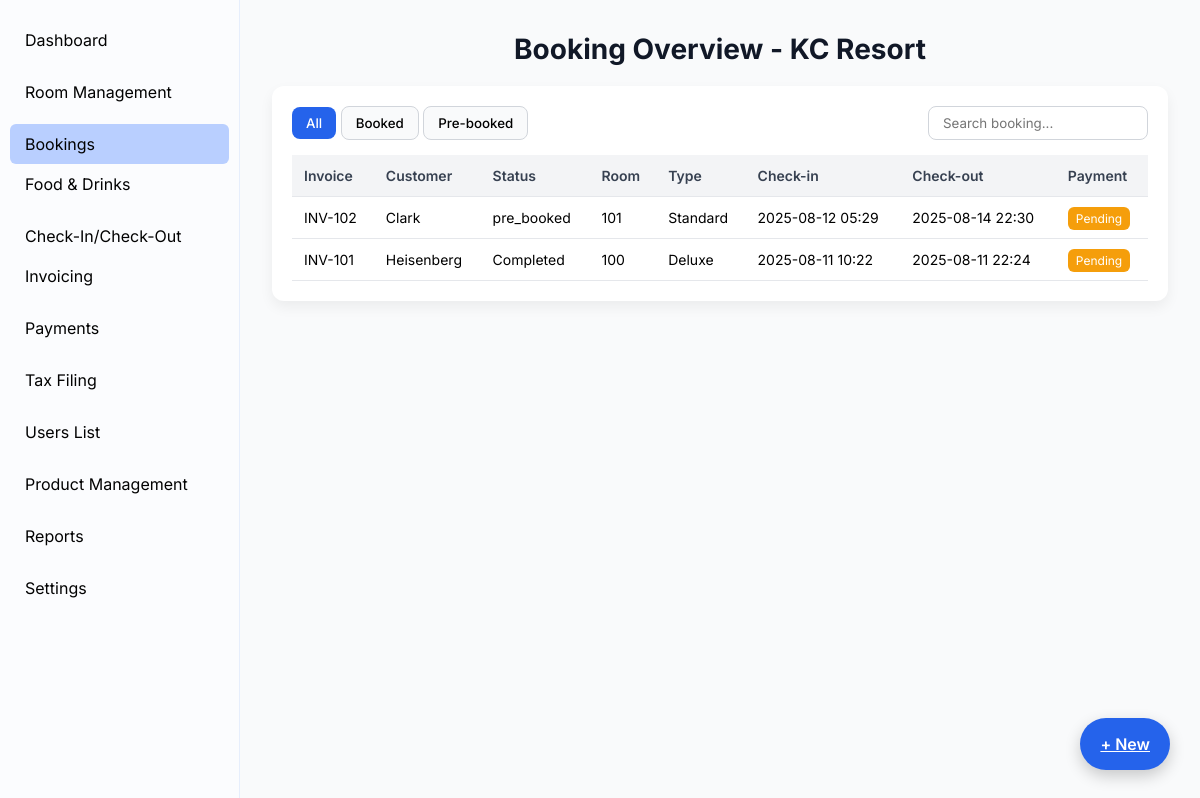
The page /booking/ (signed in) on the database as committed earlier.
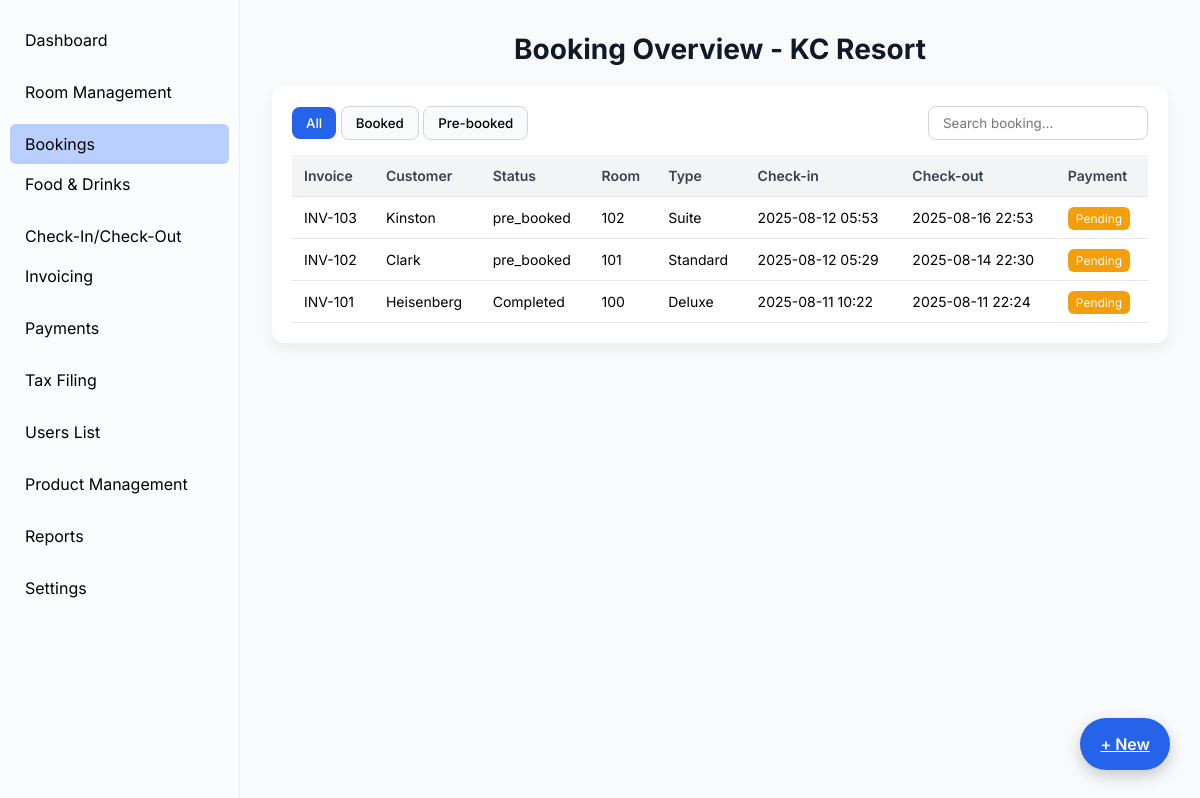
The same page on the database as committed later.
### booking/models.py (models this page shows, shortened)
class Booking(models.Model):
    STATUS_CHOICES = [
        ('booked', 'Booked'),
        ('pre-booked', 'Pre-Booked'),
        ('completed', 'Completed'),
    ]
    PAYMENT_CHOICES = [
        ('upi', 'UPI'),
        ('cash', 'Cash'),
        ('card', 'Card'),
    ]
    PAYMENT_STATUS_CHOICES = [
        ('paid', 'Paid'),
        ('pending', 'Pending'),
        ('cancelled', 'Cancelled'),
    ]
    customer_name = models.CharField(max_length=100)
    phone_number = models.CharField(max_length=15)
    address = models.TextField(blank=True, null=True)
    document_type = models.CharField(
        max_length=50,
        choices=[('Aadhar', 'Aadhar'), ('License', 'License'), ('PAN', 'PAN')],
        default='Aadhar'
    )
    document_number = models.CharField(max_length=50)
    room = models.ForeignKey(Room, on_delete=models.CASCADE)
    adults = models.PositiveIntegerField(default=1)
    children = models.PositiveIntegerField(default=0)
    status = models.CharField(max_length=20, choices=STATUS_CHOICES, default='booked')
    checkin_datetime = models.DateTimeField(default=now)
    checkout_datetime = models.DateTimeField(blank=True, null=True)
    payment_type = models.CharField(max_length=10, choices=PAYMENT_CHOICES, default='cash')
    payment_status = models.CharField(max_length=10, choices=PAYMENT_STATUS_CHOICES, default='pending')
    apply_gst = models.BooleanField(default=False)
    price = models.DecimalField(max_digits=10, decimal_places=2, default=0)  # final total price
    cgst_amount = models.DecimalField(max_digits=10, decimal_places=2, default=0)
    sgst_amount = models.DecimalField(max_digits=10, decimal_places=2, default=0)
    amount_paid = models.DecimalField(max_digits=10, decimal_places=2, default=0)
    invoice_number = models.CharField(max_length=20, unique=True, blank=True, null=True)
    created_at = models.DateTimeField(auto_now_add=True)

### rooms/models.py (models this page shows, shortened)
class Room(models.Model):
    ROOM_TYPE_CHOICES = [
        ('Standard', 'Standard'),
        ('Deluxe', 'Deluxe'),
        ('Suite', 'Suite'),
    ]
    AC_CHOICES = [
        ('AC', 'A/C'),
        ('Non-AC', 'Non A/C'),
    ]
    STATUS_CHOICES = [
        ('Available', 'Available'),
        ('Occupied', 'Occupied'),
        ('Maintenance', 'Maintenance'),
    ]
    room_number = models.CharField(max_length=10, unique=True)
    room_type = models.CharField(max_length=20, choices=ROOM_TYPE_CHOICES)
    ac_type = models.CharField(max_length=10, choices=AC_CHOICES, default='Non-AC')
    floor = models.ForeignKey(Floor, on_delete=models.SET_NULL, null=True, default=None)
    price = models.DecimalField(max_digits=10, decimal_places=2)
    status = models.CharField(max_length=20, choices=STATUS_CHOICES, default='Available')

### booking/views.py (the view, shortened to what this page needs)
# urls.py: path("", views.booking_list, name="booking_list"),
@login_required
def booking_list(request):
    query = request.GET.get("q", "")
    status_filter = request.GET.get("status", "all")
    bookings = Booking.objects.select_related("room")
    if status_filter == "booked":
        bookings = bookings.filter(status="booked")
    elif status_filter == "pre-booked":
        bookings = bookings.filter(status="pre-booked")
    bookings = bookings.order_by("-created_at")
    return render(
        request,
        "booking/booking_list.html",
        {
            "bookings": bookings,
            "query": query,
            "status_filter": status_filter,
        },
    )

### accounts/models.py (called while the page is built)
    def is_admin(self):
        return self.role == self.ROLE_ADMIN

### booking/templates/booking/booking_list.html (shortened to what this page needs)
{% extends 'base.html' %}
{% block content %}
<h1>Booking Overview - KC Resort</h1>
<div class="table-wrap">
  <form method="get" class="filter-bar">
    <div>
      <button type="submit" name="status" value="all" class="filter-btn {% if status_filter == 'all' %}active{% endif %}">All</button>
      <button type="submit" name="status" value="booked" class="filter-btn {% if status_filter == 'booked' %}active{% endif %}">Booked</button>
      <button type="submit" name="status" value="pre_booked" class="filter-btn {% if status_filter == 'pre_booked' %}active{% endif %}">Pre-booked</button>
    </div>
    <div class="search-box">
      <input type="text" name="q" placeholder="Search booking..." value="{{ query }}">
    </div>
  </form>
  <table>
    <thead>
      <tr>
        <th>Invoice</th>
        <th>Customer</th>
        <th>Status</th>
        <th>Room</th>
        <th>Type</th>
        <th>Check-in</th>
        <th>Check-out</th>
        <th>Payment</th>
      </tr>
    </thead>
    <tbody>
      {% for b in bookings %}
        <tr>
          <td>{{ b.invoice_number }}</td>
          <td>{{ b.customer_name }}</td>
          <td>{{ b.get_status_display }}</td>
          <td>{{ b.room.room_number }}</td>
          <td>{{ b.room.room_type }}</td>
          <td>{{ b.checkin_datetime|date:"Y-m-d H:i" }}</td>
          <td>{% if b.checkout_datetime %}{{ b.checkout_datetime|date:"Y-m-d H:i" }}{% else %}-{% endif %}</td>
          <td>
            {% if b.payment_status == 'paid' %}
              <span class="badge-paid">Paid</span>
            {% elif b.payment_status == 'pending' %}
              <span class="badge-pending">Pending</span>
            {% else %}
              <span class="badge-cancelled">Cancelled</span>
            {% endif %}
          </td>
        </tr>
      {% empty %}
        <tr><td colspan="8" style="text-align:center;">No records available</td></tr>
      {% endfor %}
    </tbody>
  </table>
</div>
<a href="{% url 'booking:new_booking' %}" class="floating-btn">+ New</a>
{% endblock %}

Rows that differ between the two databases and show on the page:
added Booking: invoice_number "INV-103", customer_name "Kinston", status "pre_booked", room.room_number "102", room.room_type "Suite", checkin_datetime "2025-08-12 05:53", checkout_datetime "2025-08-16 22:53", payment_status "Pending"
